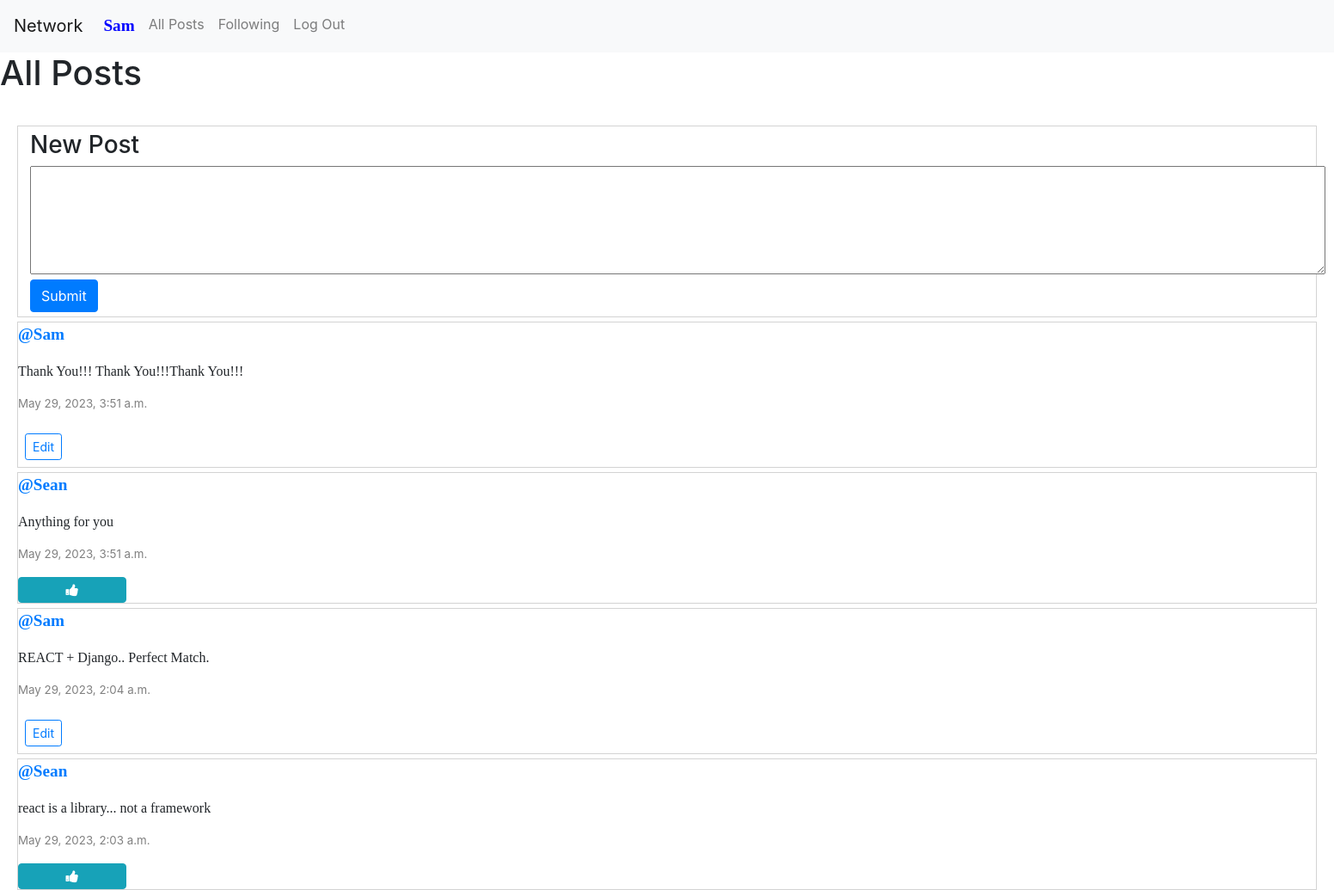
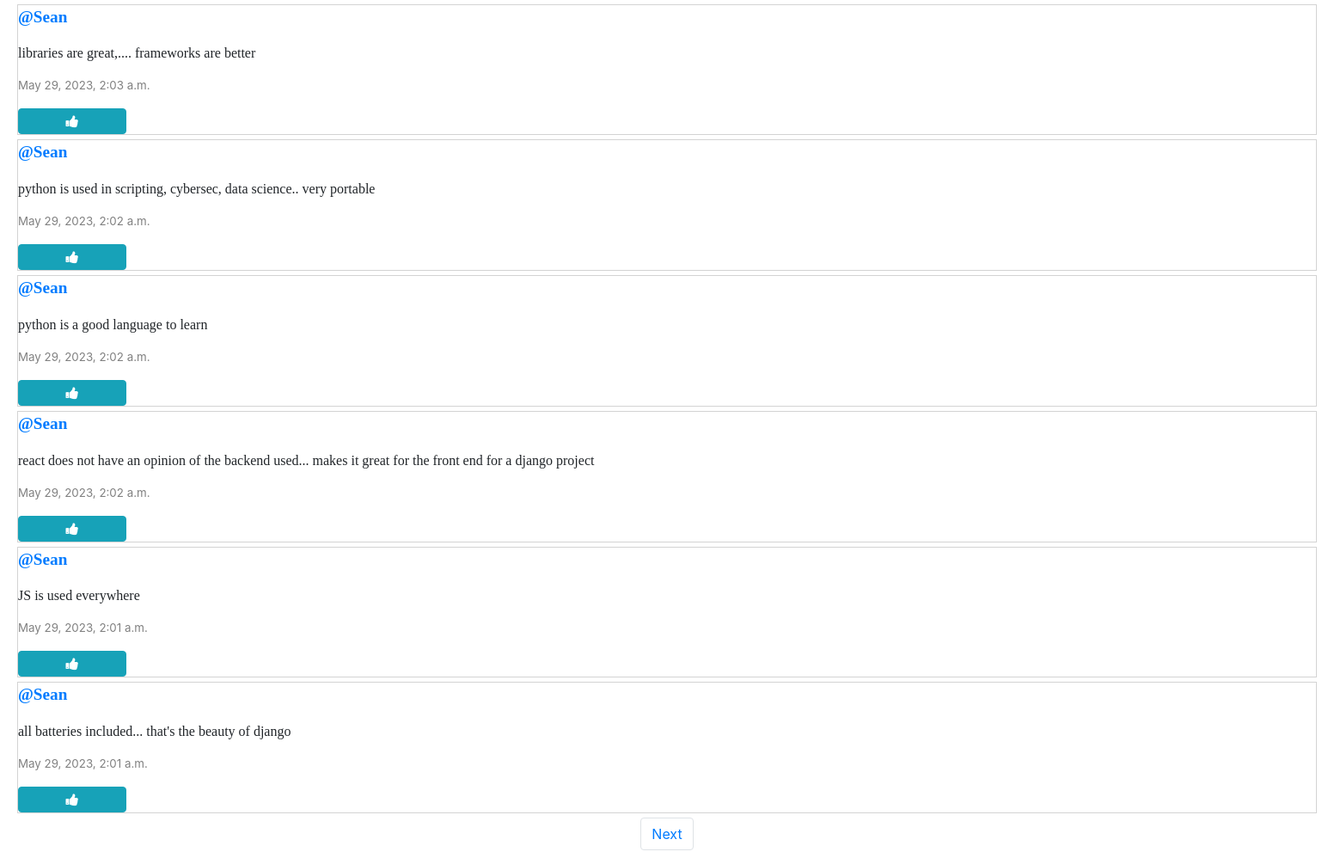
The app's page / (signed in) with its own data (2 pictures, top to bottom).
### network/models.py (models this page shows, shortened)
class User(AbstractUser):
    pass

class Post(models.Model):
    message = models.CharField(max_length=200)
    user = models.ForeignKey(
        User, on_delete=models.CASCADE, related_name="author")
    date_posted = models.DateTimeField(auto_now_add=True)

### network/views.py (the view)
# urls.py: path("", views.index, name="index"),
def index(request):
    all_posts = Post.objects.all().order_by("id").reverse()
    paginator = Paginator(all_posts, 10)
    page_number = request.GET.get("page")
    posts_on_page = paginator.get_page(page_number)
    all_likes = Like.objects.all()
    post_liked = []
    try:
        for like in all_likes:
            if like.user.id == request.user.id:
                post_liked.append(like.post.id)
    except:
        post_liked = []
    context = {
        "all_posts": all_posts,
        "posts_on_page": posts_on_page,
        "post_liked": post_liked
    }
    return render(request, "network/index.html", context)

### network/templates/network/index.html (shortened to what this page needs)
{% extends "network/layout.html" %}
{% block body %}
<h1>All Posts</h1><br/>
{% if user.is_authenticated %}
  <div class="new-post">
    <h3>New Post</h3>
    <form action="{% url 'new-post' %}" method="post">
      <textarea name="message" rows="5" cols="145"></textarea><br/>
      <input type="submit" class="btn btn-primary">
    </form>
  </div>
{% endif %}
<div class="all-posts">
  {% for post in posts_on_page %}
    <div class="post">
      <p class="stand-out">
        <a href="{% url 'profile' post.user.id %}">
          @{{post.user.username|title}}
        </a>
      </p>
      <p class="message" id="message_{{post.id}}">{{post.message}}</p>
      <p class="date">{{post.date_posted}}</p>
      {% if user.is_authenticated %}
        {% if user == post.user %}
          <div class="d-flex">
            <button class="btn btn-outline-primary btn-sm mx-2 my-2" data-toggle="modal" data-target="#modal_edit_post_{{ post.id }}">Edit</button>
          </div>
        {% else %}
          {% if post.id in post_liked %}
            <button class="btn btn-info fa fa-thumbs-down col-1" onclick="likeHandler({{ post.id }}, {{ post_liked }})" id="{{ post.id }}"></button>
          {% else %}
            <button class="btn btn-info fa fa-thumbs-up col-1" onclick="likeHandler({{ post.id }}, {{ post_liked }})" id="{{ post.id }}"></button>
          {% endif %}
        {% endif %}
      {% endif %}
    </div>
  {% endfor %}
</div>
<nav aria-label="Page navigation example">
  <ul class="pagination d-flex justify-content-center">
    {% if posts_on_page.has_next %}
      <li class="page-item"><a class="page-link" href="?page={{ posts_on_page.next_page_number }}">Next</a></li>
    {% endif %}
  </ul>
</nav>
{% endblock %}

### network/templates/network/layout.html (shortened to what this page needs)
{% load static %}
<!DOCTYPE html>
<html lang="en">
    <head>
        <link rel="stylesheet" href="https://stackpath.bootstrapcdn.com/bootstrap/4.4.1/css/bootstrap.min.css">
        <link rel="stylesheet" href="https://cdnjs.cloudflare.com/ajax/libs/font-awesome/4.7.0/css/font-awesome.min.css">
        <link href="{% static 'network/styles.css' %}" rel="stylesheet">
    </head>
    <body>
        <nav class="navbar navbar-expand-lg navbar-light bg-light">
            <a class="navbar-brand" href="{% url 'index' %}">Network</a>
            <div>
              <ul class="navbar-nav mr-auto">
                {% if user.is_authenticated %}
                    <li class="nav-item">
                        <a class="nav-link" href="{% url 'profile' user_id=user.id %}"><span class="stand-out">{{ user.username|title }}</span></a>
                    </li>
                {% endif %}
                <li class="nav-item">
                  <a class="nav-link" href="{% url 'index' %}">All Posts</a>
                </li>
                {% if user.is_authenticated %}
                    <li class="nav-item">
                        <a class="nav-link" href="{% url 'following' %}">Following</a>
                    </li>
                    <li class="nav-item">
                        <a class="nav-link" href="{% url 'logout' %}">Log Out</a>
                    </li>
                {% endif %}
              </ul>
            </div>
          </nav>
        <div class="body">
            {% block body %}
            {% endblock %}
        </div>
    </body>
</html>

### network/static/network/styles.css (style rules this page uses)
.stand-out { font-family: Cambria, Cochin, Georgia, Times, 'Times New Roman', serif; font-size: larger; font-weight: bolder; color: blue; }
.message { font-family: cursive; font-size: medium; }
.date { color: grey; font-size: smaller; }
.new-post { display: flex; flex-direction: column; justify-content: center; margin: 5px 20px; border: 1px solid lightgrey; padding: 5px 14px; }
.post { display: flex; flex-direction: column; justify-content: flex-start; margin: 5px 20px; border: 0.5px solid lightgrey; box-sizing: border-box; }

### records on screen
User: username "Sam"
Post: user.username "Sam", message "Thank You!!! Thank You!!!Thank You!!!", date_posted "May 29, 2023, 3:51 a.m."
Post: user.username "Sean", message "Anything for you", date_posted "May 29, 2023, 3:51 a.m."
Post: user.username "Sam", message "REACT + Django.. Perfect Match.", date_posted "May 29, 2023, 2:04 a.m."
Post: user.username "Sean", message "react is a library... not a framework", date_posted "May 29, 2023, 2:03 a.m."
Post: user.username "Sean", message "libraries are great,.... frameworks are better", date_posted "May 29, 2023, 2:03 a.m."
Post: user.username "Sean", message "python is used in scripting, cybersec, data science.. very portable", date_posted "May 29, 2023, 2:02 a.m."
Post: user.username "Sean", message "python is a good language to learn", date_posted "May 29, 2023, 2:02 a.m."
Post: user.username "Sean", message "react does not have an opinion of the backend used... makes it great for the front end for a django project", date_posted "May 29, 2023, 2:02 a.m."
Post: user.username "Sean", message "JS is used everywhere", date_posted "May 29, 2023, 2:01 a.m."
Post: user.username "Sean", message "all batteries included... that's the beauty of django", date_posted "May 29, 2023, 2:01 a.m."
